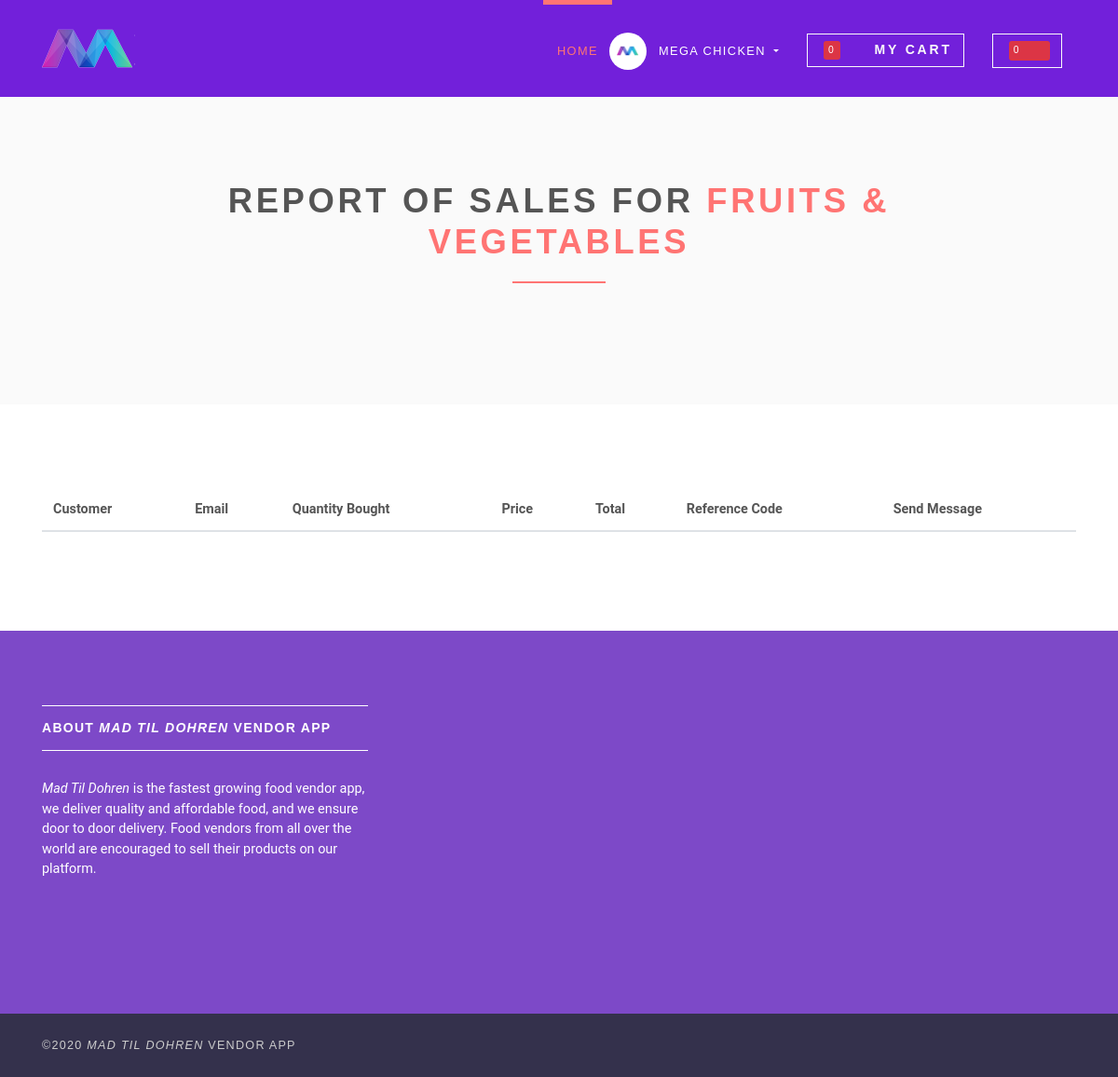
The page /vendor/dashboard/all-customers/1/ (signed in) on the database as committed earlier.
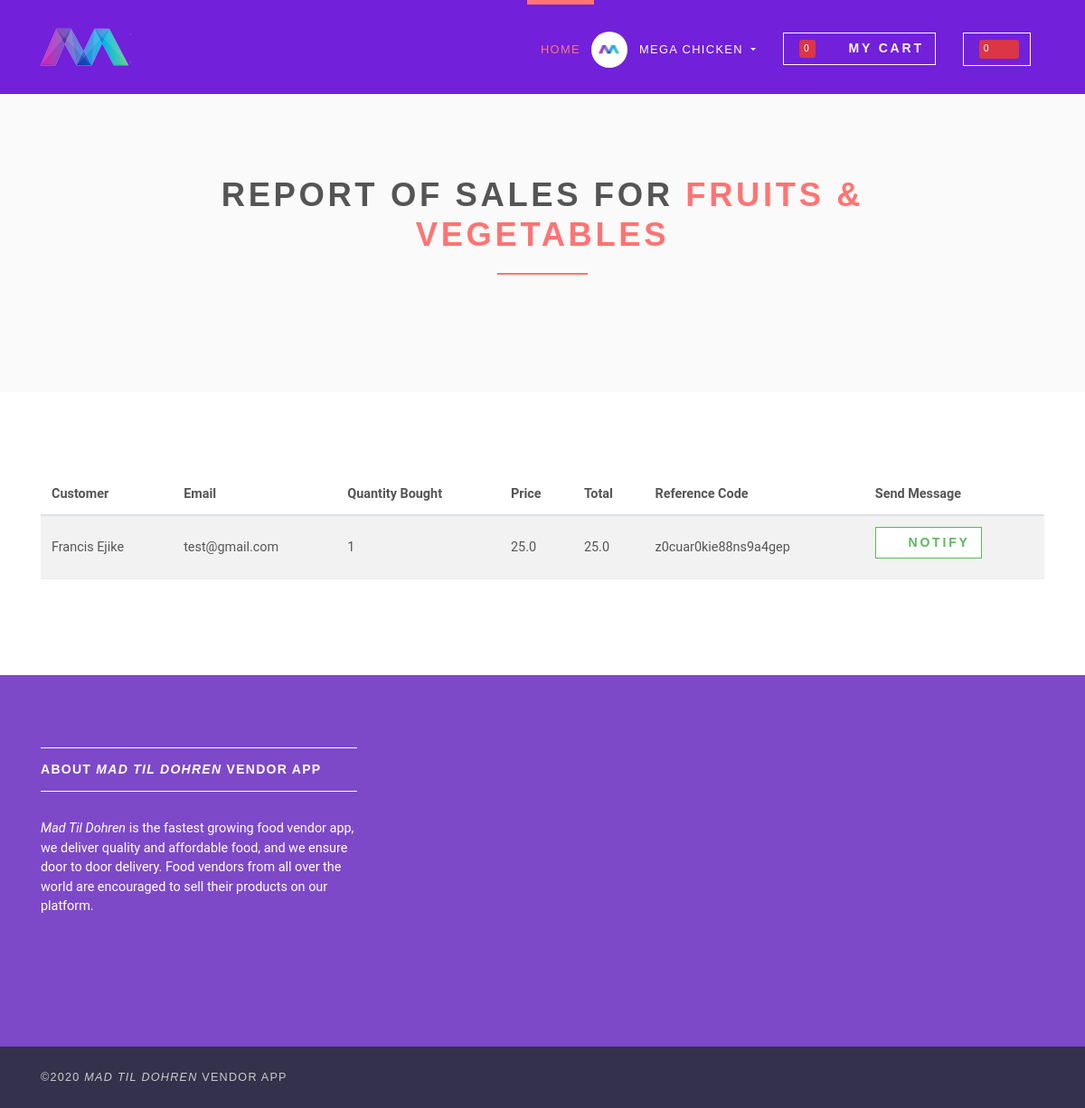
The same page on the database as committed later.
### foodvendor/models.py (models this page shows, shortened)
class MenuItem(models.Model):
    user = models.ForeignKey(settings.AUTH_USER_MODEL, on_delete=models.CASCADE)
    ordered = models.BooleanField(default=False)
    menu = models.ForeignKey(Menu, on_delete=models.CASCADE)
    quantity = models.IntegerField(default=1)
    def get_total_discount_item_price(self):
        return self.quantity * self.menu.discount_price

class Menu(models.Model):
    none = 0
    Daily = 1
    Weekly = 7
    Monthly = 30
    Quarterly = 90
    SemiAnual = 180
    Yearly = 365
    Frequency_Of_Recurrence = (
        (none, "None"),
        (Daily, "Daily"),
        (Weekly, "Weekly"),
        (Monthly, "Monthly"),
        (Quarterly, "After 3 Months"),
        (SemiAnual, "After 6 Months"),
        (Yearly, "After 12 Months")
    )
    vendor = models.ForeignKey(Vendor, on_delete=models.CASCADE)
    name = models.CharField(verbose_name="food name", null=False, blank=False, max_length=100)
    description = models.TextField(verbose_name="Food Description", max_length=350, null=False, blank=False)
    price = models.FloatField(verbose_name="Price ($)", default=0.00)
    discount_price = models.FloatField(blank=True, null=True)
    image = models.ImageField(upload_to='images/', default='veggies.jpg')
    isrecurring = models.BooleanField(default=False)
    frequencyofrecurrence = models.IntegerField(choices=Frequency_Of_Recurrence)
    datetimecreated = models.DateTimeField(verbose_name='date-time-created', auto_now_add=True)

class Order(models.Model):
    user = models.ForeignKey(settings.AUTH_USER_MODEL, on_delete=models.CASCADE)
    itemsordered = models.ManyToManyField(MenuItem, verbose_name="menuitem", default=None, blank=True)
    ref_code = models.CharField(max_length=20, blank=True, null=True)
    start_date = models.DateTimeField(auto_now_add=True)
    dateandtimeoforder = models.DateTimeField(verbose_name='date-time-ordered')
    ordered = models.BooleanField(default=False)
    shipping_address = models.ForeignKey(
        'Address', related_name='shipping_address', on_delete=models.SET_NULL, blank=True, null=True)
    billing_address = models.ForeignKey(
        'Address', related_name='billing_address', on_delete=models.SET_NULL, blank=True, null=True)
    payment = models.ForeignKey(
        'Payment', on_delete=models.SET_NULL, blank=True, null=True)
    orderstatus = models.ForeignKey(OrderStatus, on_delete=models.SET_NULL, blank=True, null=True)
    '''
        1. Item added to cart
        2. Adding a billing address
        (Failed checkout)
        3. Payment
        (Preprocessing, processing, packaging etc.)
        4. Orderstatus
        (being delivered, received, refund_requested, refund granted)
        '''

### accounts/models.py (models this page shows, shortened)
class User(AbstractBaseUser):
    username = None
    email = models.EmailField(verbose_name='email', max_length=60, unique=True, blank=False,
                              error_messages={
                                  'unique': "A user with that email already exists.",
                              })
    phonenumber = models.CharField(verbose_name="phone number", max_length=20, unique=True, blank=False,
                                   error_messages={
                                       'unique': "Phone number already exists.",
                                   })
    datetimecreated = models.DateTimeField(verbose_name='date joined', auto_now_add=True)
    stripe_customer_id = models.CharField(max_length=50, blank=True, null=True)
    one_click_purchasing = models.BooleanField(default=False)
    last_login = models.DateTimeField(verbose_name='last login', auto_now=True)
    is_admin = models.BooleanField(default=False)
    is_active = models.BooleanField(default=True)
    is_staff = models.BooleanField(default=False)
    is_superuser = models.BooleanField(default=False)
    is_vendor = models.BooleanField(default=False)
    is_customer = models.BooleanField(default=False)
    first_name = models.CharField(max_length=50)
    last_name = models.CharField(max_length=50, blank=True)
    USERNAME_FIELD = "email"
    REQUIRED_FIELDS = ['first_name', 'last_name']
    objects = MyAccountManager()

### foodvendor/views/vendor.py (the view)
# urls.py: path('all-customers/<int:id>/', CustomersListView.as_view(), name='all-customers'),
class CustomersListView(ListView):
    model = MenuItem
    template_name = 'foodvendor/vendor/customers.html'
    context_object_name = 'customers'
    paginate_by = 5
    @method_decorator(login_required(login_url=reverse_lazy('login')))
    @method_decorator(user_is_vendor)
    def dispatch(self, request, *args, **kwargs):
        return super().dispatch(self.request, *args, **kwargs)
    def get_queryset(self):
        menu = Menu.objects.get(id=self.kwargs['id'])
        return MenuItem.objects.filter(menu=menu, ordered=True).order_by('id')
    def get_context_data(self, **kwargs):
        context = super().get_context_data(**kwargs)
        context['menu'] = Menu.objects.get(id=self.kwargs['id'])
        return context

### foodvendor/templatetags/cart_template_tags.py (called while the page is built)
@register.filter
def cart_item_count(user):
    if user.is_authenticated:
        qs = Order.objects.filter(user=user, ordered=False)
        if qs.exists():
            return qs[0].itemsordered.count()
    return 0

@register.filter
def unread_notification(user):
    qs = Notification.objects.filter(receiver=user, messagestatus=MessageStatus.objects.get(name='message sent')).annotate(num_user=Count('sender')).count()
    return qs

### templates/foodvendor/vendor/customers.html (shortened to what this page needs)
{% extends 'base.html' %}
{% load static %}
{% block content %}
<section class="bg-light-gray">
    <div class="container">
        <div class="row">
            <div class="col-lg-8 mx-auto">
                <h1 class="heading">Report of sales for <span class="accent">{{ menu.name }}</span></h1>
            </div>
        </div>
    </div>
</section>
<section>
    <div class="container">
        <div class="row">
            <div class="col-lg-12">
                <div class="table-responsive">
                    <table class="table table-striped table-hover table-client-dashboard">
                        <thead>
                        <tr>
                            <th>Customer</th>
                            <th>Email</th>
                            <th>Quantity Bought</th>
                            <th>Price</th>
                            <th>Total</th>
                            <th>Reference Code</th>
                            <th>Send Message</th>
                        </tr>
                        </thead>
                        <tbody>
                        {% for customer in customers %}
                            <tr>
                                <td>{{ customer.user.first_name }} {{ customer.user.last_name }}</td>
                                <td>{{ customer.user.email }}</td>
                                <td>{{ customer.quantity }}</td>
                                <td>
                                    {% if customer.menu.discount_price %}
                                        {{ customer.menu.discount_price }}
                                    {% else %}
                                        {{customer.menu.price}}
                                    {% endif %}
                                </td>
                                <td>
                                    {% if customer.menu.discount_price %}
                                        {{customer.get_total_discount_item_price }}
                                    {% else %}
                                        {{customer.get_total_item_price}}
                                    {% endif %}
                                </td>
                                <td>
                                    {% for i in customer.order_set.all %}
                                        {{ i.ref_code}}
                                    {% endfor %}
                                </td>
                                <td>
                                    {% for i in customer.order_set.all %}
                                    <a href="{% url 'send-notification' i.id %}" class="btn btn-outline-white-success">
                                        <i class="fa fa-envelope"></i>Notify
                                    </a>
                                    {% endfor %}
                                </td>
                            </tr>
                        {% endfor %}
                        </tbody>
                    </table>
                </div>
            </div>
        </div>
    </div>
</section>
{% endblock %}

Rows that differ between the two databases and show on the page:
added MenuItem: user.first_name "Francis", user.last_name "Ejike", user.email "test@gmail.com", quantity "1", menu.discount_price "25.0", get_total_discount_item_price "25.0"
now on this page (row edited): Order: ref_code "z0cuar0kie88ns9a4gep"
